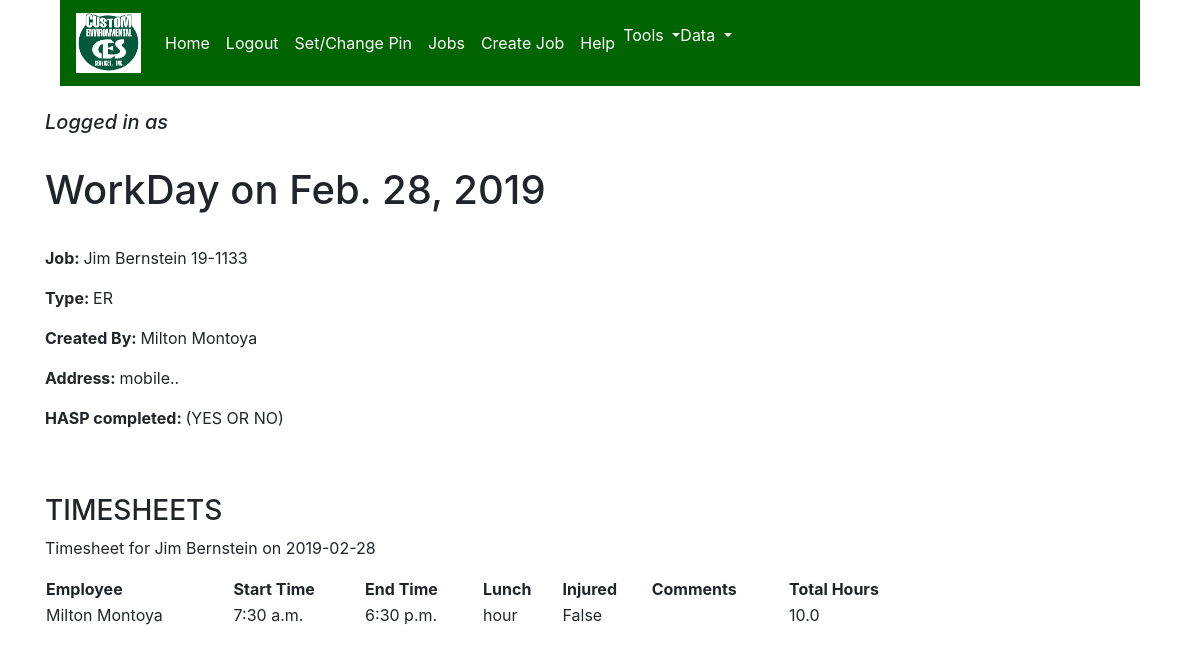
The app's page /time_sheet/single_workday_data/2681 with its own data.
### time_sheet/models.py (models this page shows, shortened)
class WorkDay(models.Model):
    WORKDAY_STATUS_CHOICES = (
        ('Incomplete', 'Incomplete'),
        ('Pending', 'Pending'),
        ('Approved', 'Approved'),
        ('Complete', 'Complete'),
    )
    date = models.DateField()
    address = models.CharField(max_length=150, help_text="**Change if address mobile", blank=True, null=True)
    job = models.ForeignKey(Job, on_delete=models.SET_NULL, blank=True, null=True)
    created_by = models.ForeignKey(Employee, on_delete=models.SET_NULL, null=True, blank=True)
    completed = models.BooleanField(default=False)
    status = models.CharField(max_length=20, choices=WORKDAY_STATUS_CHOICES, default=WORKDAY_STATUS_CHOICES[0][0])

class Job(models.Model):
    JOB_TYPE_CHOICES = (
        ('Single', 'Single'),
        ('Ongoing', 'Ongoing'),
        ('ER', 'ER'),
    )
    name = models.CharField(max_length=100)
    job_num = models.CharField(max_length=20, unique=True)
    address = models.CharField(max_length=150, blank=True, null=True, help_text='* Only if Job always has same address') # can set this here if it is always the same, else set on WorkDay
    created_by = models.ForeignKey(Employee, on_delete=models.SET_NULL, null=True, blank=True)
    type = models.CharField(max_length=20, choices=JOB_TYPE_CHOICES)
    created_date = models.DateField(auto_now_add=True, blank=True, null=True)
    notes = models.TextField(default='')
    def __str__(self):
        return '{} {}'.format(self.name, self.format_job_num())
    def format_job_num(self):
        nums = list(self.job_num)
        nums.insert(2, '-')
        yes = ''.join(nums)
        return yes

class TimeSheet(models.Model):
    work_day = models.ForeignKey(WorkDay, on_delete=models.CASCADE, null=True, blank=True)
    completed = models.BooleanField(default=False)
    def __str__(self):
        return 'Timesheet for {} on {}'.format(self.work_day.job.name, self.work_day.date)
    objects = models.Manager()

class EmployeeWork(models.Model):
    EMPLOYEEWORK_LUNCH_CHOICES = (
        ('half-hour', 'Half Hour'),
        ('hour', 'Hour'),
        ('none', 'None'),
    )
    TIME_CHOICES = (
        (time(0, 0), '00:00'), (time(0, 30), '00:30'), (time(1, 0), '01:00'), (time(1, 30), '01:30'), (time(2, 0), '02:00'), (time(2, 30), '02:30'),
        (time(3, 0), '03:00'), (time(3, 30), '03:30'), (time(4, 0), '04:00'), (time(4, 30), '04:30'), (time(5, 0), '05:00'), (time(5, 30), '05:30'),
        (time(6, 0), '06:00'), (time(6, 30), '06:30'), (time(7, 0), '07:00'), (time(7, 30), '07:30'), (time(8, 0), '08:00'), (time(8, 30), '08:30'),
        (time(9, 0), '09:00'), (time(9, 30), '09:00'), (time(10, 0), '10:00'), (time(10, 30), '10:30'), (time(11, 0), '11:00'), (time(11, 30), '11:30'),
        (time(12, 0), '12:00'), (time(12, 30), '12:30'), (time(13, 0), '13:00'), (time(13, 30), '13:30'), (time(14, 0), '14:00'), (time(14, 30), '14:30'),
        (time(15, 0), '15:00'), (time(15, 30), '15:30'), (time(16, 0), '16:00'), (time(16, 30), '16:30'), (time(17, 0), '17:00'), (time(17, 30), '17:30'),
        (time(18, 0), '18:00'), (time(18, 30), '18:30'), (time(19, 0), '19:00'), (time(19, 30), '19:30'), (time(20, 0), '20:00'), (time(20, 30), '20:30'),
        (time(21, 0), '21:00'), (time(21, 30), '21:00'), (time(22, 0), '22:00'), (time(22, 30), '22:30'), (time(23, 0), '23:00'), (time(23, 30), '23:30'),
    )
    employee = models.ForeignKey(Employee, on_delete=models.SET_NULL, null=True, blank=True)
    time_sheet = models.ForeignKey(TimeSheet, blank=True, null=True, on_delete=models.CASCADE)
    start_time = models.TimeField(choices=TIME_CHOICES)
    end_time = models.TimeField(choices=TIME_CHOICES)
    lunch = models.CharField(max_length=20, choices=EMPLOYEEWORK_LUNCH_CHOICES)
    injured = models.BooleanField(default=False)
    comment = models.CharField(max_length=300, blank=True, null=True)
    signature = models.BooleanField(blank=True, null=True, default=False)
    def total_hours(self):
        one = timedelta(hours=self.start_time.hour, minutes=self.start_time.minute)
        two = timedelta(hours=self.end_time.hour, minutes=self.end_time.minute)
        answer = two - one
        if self.lunch == 'half-hour':
            answer -= timedelta(minutes=30)
        elif self.lunch == 'hour':
            answer -= timedelta(hours=1)
        seconds = answer.seconds
        value = seconds/3600
        return value

### accounts/models.py (models this page shows, shortened)
class Employee(models.Model):
    user = models.OneToOneField(User, on_delete=models.CASCADE)
    pin = models.CharField(max_length=15, default=0000, blank=True, null=True)
    phone_number = models.CharField(max_length=15, blank=True, null=True, default='')
    def get_full_name(self):
        return self.user.get_full_name()
    def __str__(self):
        return self.get_full_name()

class User(AbstractBaseUser):
    email = models.EmailField(max_length=255, unique=True)
    first_name = models.CharField(max_length=30)
    last_name = models.CharField(max_length=40)
    time_stamp = models.DateTimeField(auto_now_add=True)
    is_active = models.BooleanField(default=True)
    is_staff = models.BooleanField(default=False)
    is_admin = models.BooleanField(default=False)
    USERNAME_FIELD = 'email'
    REQUIRED_FIELDS = []  # email and password are included by default
    objects = UserManager()
    def get_full_name(self):
        return self.first_name + ' ' + self.last_name

### time_sheet/views.py (the view)
# urls.py: path('single_workday_data/<int:workday_id>', SingleWorkdayData.as_view(), name='single_workday_data'),
class SingleWorkdayData(View):
    def get(self, request, workday_id):
        workday = WorkDay.objects.get(id=workday_id)
        timesheets = TimeSheet.objects.filter(work_day=workday)
        context = {
            'workday': workday,
            'timesheets': timesheets,
        }
        return render(request, 'single_workday_data.html', context)

### time_sheet/templates/single_workday_data.html
{% extends 'base.html' %}
{% block content %}
<h1>WorkDay on {{ workday.date }}</h1>
<br>
<p><b>Job: </b>{{ workday.job }}</p>
<p><b>Type: </b>{{ workday.job.type }}</p>
<p><b>Created By: </b>{{ workday.created_by }}</p>
<p><b>Address: </b>{{ workday.address }}</p>
<p><b>HASP completed: </b>(YES OR NO)</p>
<br><br>
<h3>TIMESHEETS</h3>
{% for timesheet in timesheets %}
    <p>{{ timesheet }}</p>
        <table style="width:80%">
            <tr>
                <th>Employee</th>
                <th>Start Time</th>
                <th>End Time</th>
                <th>Lunch</th>
                <th>Injured</th>
                <th>Comments</th>
                <th>Total Hours</th>
            </tr>
            {% for emp_work in timesheet.employeework_set.all %}
            <tr>
                <td>{{ emp_work.employee }}</td>
                <td>{{ emp_work.start_time }}</td>
                <td>{{ emp_work.end_time }}</td>
                <td>{{ emp_work.lunch }}</td>
                <td>{{ emp_work.injured }}</td>
                <td>{{ emp_work.comment }}</td>
                <td>{{ emp_work.total_hours }}</td>
            </tr>
            {% endfor %}
        </table>
{% endfor %}
{% endblock content %}

### records on screen
WorkDay: date "Feb. 28, 2019", job "Jim Bernstein 19-1133", job.type "ER", created_by "Milton Montoya", address "mobile.."
TimeSheet: work_day.date "Timesheet for Jim Bernstein on 2019-02-28"
EmployeeWork: employee "Milton Montoya", start_time "7:30 a.m.", end_time "6:30 p.m.", lunch "hour", injured "False", total_hours "10.0"
